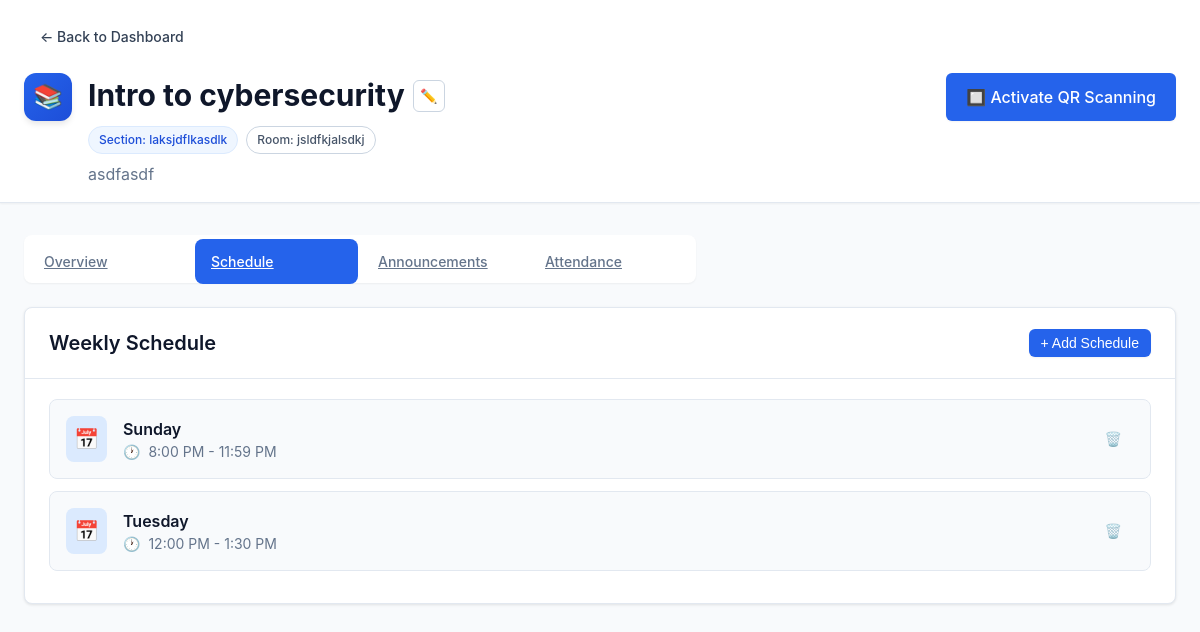
/professor/class/8/?tab=schedule (signed in), run on the app's committed database.
### professor/models.py (models this page shows, shortened)
class Class(models.Model):
    professor = models.ForeignKey(User, on_delete=models.CASCADE, related_name='classes')
    subject = models.CharField(max_length=200)
    section = models.CharField(max_length=50, blank=True, null=True)
    room = models.CharField(max_length=100, blank=True, null=True)
    description = models.TextField(blank=True, null=True, max_length=500)
    class_code = models.CharField(max_length=6, unique=True, blank=True, null=True, editable=False)
    created_at = models.DateTimeField(auto_now_add=True)
    updated_at = models.DateTimeField(auto_now=True)
    class Meta:
        verbose_name_plural = "Classes"
        ordering = ['-created_at']
    def get_total_students(self):
        return self.enrolled_students.count()
    def get_total_sessions(self):
        return AttendanceRecord.objects.filter(class_obj=self).count()

class Schedule(models.Model):
    DAY_CHOICES = [
        ('Monday', 'Monday'),
        ('Tuesday', 'Tuesday'),
        ('Wednesday', 'Wednesday'),
        ('Thursday', 'Thursday'),
        ('Friday', 'Friday'),
        ('Saturday', 'Saturday'),
        ('Sunday', 'Sunday'),
    ]
    class_obj = models.ForeignKey(Class, on_delete=models.CASCADE, related_name='schedules')
    day = models.CharField(max_length=10, choices=DAY_CHOICES)
    start_time = models.TimeField()
    end_time = models.TimeField()
    class Meta:
        ordering = ['day', 'start_time']
        unique_together = ['class_obj', 'day', 'start_time', 'end_time']

### professor/views.py (the view)
# urls.py: path('class/<int:class_id>/', views.class_detail, name='class_detail'),
@login_required
def class_detail(request, class_id):
    class_obj = get_object_or_404(Class, id=class_id, professor=request.user)
    active_tab = request.GET.get('tab', 'overview')
    schedules = class_obj.schedules.all()
    announcements = class_obj.announcements.all()
    attendance_records = class_obj.attendance_records.all()
    total_students = class_obj.get_total_students()
    total_sessions = class_obj.get_total_sessions()
    attendance_rate = 0
    if total_students > 0 and total_sessions > 0:
        total_possible = total_students * total_sessions
        total_present = AttendanceEntry.objects.filter(
            attendance_record__class_obj=class_obj
        ).count()
        attendance_rate = round((total_present / total_possible) * 100) if total_possible > 0 else 0
    context = {
        'class_obj': class_obj,
        'schedules': schedules,
        'announcements': announcements,
        'attendance_records': attendance_records,
        'active_tab': active_tab,
        'total_students': total_students,
        'total_sessions': total_sessions,
        'attendance_rate': attendance_rate,
    }
    return render(request, 'professor/class_detail.html', context)

### professor/templatetags/professor_extras.py (called while the page is built)
@register.filter
def format_time(value):
    if isinstance(value, time):
        hour = value.hour
        minute = value.minute
        am_pm = "AM" if hour < 12 else "PM"
        display_hour = hour if hour <= 12 else hour - 12
        if display_hour == 0:
            display_hour = 12
        return f"{display_hour}:{minute:02d} {am_pm}"
    return value

### professor/templates/professor/class_detail.html (shortened to what this page needs)
{% extends "professor/base.html" %}
{% load static %}
{% block content %}
<div class="min-h-screen bg-slate-50">
    <div class="nav-bar">
        <div class="container" style="padding-top: 16px; padding-bottom: 16px;">
            <a href="{% url 'professor:dashboard' %}" class="btn btn-ghost" style="margin-bottom: 16px;">
                ← Back to Dashboard
            </a>
            <div style="display: flex; align-items: flex-start; justify-content: space-between; flex-wrap: wrap; gap: 16px;">
                <div style="display: flex; align-items: flex-start; gap: 16px;">
                    <div class="nav-icon">📚</div>
                    <div>
                        <div style="display: flex; align-items: center; gap: 8px; margin-bottom: 8px;">
                            <h1 style="font-size: 30px; margin: 0;">{{ class_obj.subject }}</h1>
                                     <a href="{% url 'professor:edit_class' class_obj.id %}"
                                         class="btn btn-sm btn-icon-square"
                                         style="display: inline-flex; align-items: center; justify-content: center;">
                                ✏️
                            </a>
                        </div>
                        <div style="display: flex; gap: 8px; flex-wrap: wrap; margin-bottom: 8px;">
                            {% if class_obj.section %}
                            <span class="badge badge-secondary">Section: {{ class_obj.section }}</span>
                            {% endif %}
                            {% if class_obj.room %}
                            <span class="badge badge-outline">Room: {{ class_obj.room }}</span>
                            {% endif %}
                        </div>
                        {% if class_obj.description %}
                        <p style="color: #64748b; max-width: 600px;">{{ class_obj.description }}</p>
                        {% endif %}
                    </div>
                </div>
                <div style="display: flex; flex-direction: column; align-items: flex-end; gap: 8px;">
                    <a href="{% url 'professor:activate_qr' class_obj.id %}" class="btn btn-primary btn-lg">
                        🔲 Activate QR Scanning
                    </a>
                </div>
            </div>
        </div>
    </div>
    <div class="container" style="padding-top: 32px; padding-bottom: 32px;">
        <div style="width: 100%;">
            <div class="tabs-list">
                <a href="{% url 'professor:class_detail' class_obj.id %}?tab=overview"
                   class="tab-trigger {% if active_tab == 'overview' %}active{% endif %}">
                    Overview
                </a>
                <a href="{% url 'professor:class_detail' class_obj.id %}?tab=schedule"
                   class="tab-trigger {% if active_tab == 'schedule' %}active{% endif %}">
                    Schedule
                </a>
                <a href="{% url 'professor:class_detail' class_obj.id %}?tab=announcements"
                   class="tab-trigger {% if active_tab == 'announcements' %}active{% endif %}">
                    Announcements
                </a>
                <a href="{% url 'professor:class_detail' class_obj.id %}?tab=attendance"
                   class="tab-trigger {% if active_tab == 'attendance' %}active{% endif %}">
                    Attendance
                </a>
            </div>
            <div class="tab-content">
                {% if active_tab == 'overview' %}
                    {% include 'professor/tabs/overview.html' %}
                {% elif active_tab == 'schedule' %}
                    {% include 'professor/tabs/schedule.html' %}
                {% elif active_tab == 'announcements' %}
                    {% include 'professor/tabs/announcements.html' %}
                {% elif active_tab == 'attendance' %}
                    {% include 'professor/tabs/attendance.html' %}
                {% else %}
                    {% include 'professor/tabs/overview.html' %}
                {% endif %}
            </div>
        </div>
    </div>
</div>
{% endblock %}

### professor/templates/professor/tabs/schedule.html (shortened to what this page needs)
{% load professor_extras %}
<div>
    <div class="card">
        <div class="card-header">
            <div style="display: flex; align-items: center; justify-content: space-between;">
                <h3>Weekly Schedule</h3>
                <button type="button" onclick="openScheduleModal()"
                    class="btn btn-primary btn-sm" id="add-schedule-btn">
                    + Add Schedule
                </button>
            </div>
        </div>
        <div class="card-content">
            {% if schedules %}
                <div>
                    {% for schedule in schedules %}
                    <div class="schedule-item">
                        <div class="schedule-item-content">
                            <div class="schedule-icon-container">
                                <span style="color: #1e40af; font-size: 20px;">📅</span>
                            </div>
                            <div class="schedule-details">
                                <p class="schedule-day">{{ schedule.day }}</p>
                                <div class="schedule-time">
                                    <span>🕐</span>
                                    <span>{{ schedule.start_time|format_time }} - {{ schedule.end_time|format_time }}</span>
                                </div>
                            </div>
                        </div>
                        <form method="post" action="{% url 'professor:delete_schedule' class_obj.id schedule.id %}" style="display: inline;">
                            <button type="submit" class="btn btn-ghost btn-sm" style="opacity: 0.7;"
                                    onclick="return confirm('Are you sure you want to delete this schedule?');">
                                🗑️
                            </button>
                        </form>
                    </div>
                    {% endfor %}
                </div>
            {% endif %}
        </div>
    </div>
</div>

### professor/static/professor/css/dashboard.css (style rules this page uses)
* { margin: 0; padding: 0; box-sizing: border-box; }
body { font-family: -apple-system, BlinkMacSystemFont, "Segoe UI", Roboto, "Helvetica Neue", Arial, sans-serif; font-size: 16px; line-height: 1.5; color: #0f172a; background-color: #f8fafc; }
.container { max-width: 1280px; margin: 0 auto; padding: 0 24px; }
h1 { font-size: 30px; font-weight: 700; color: #0f172a; }
h3 { font-size: 20px; font-weight: 600; color: #0f172a; }
.btn { display: inline-flex; align-items: center; justify-content: center; padding: 10px 16px; font-size: 14px; font-weight: 500; border-radius: 6px; border: none; cursor: pointer; transition: all 0.2s; text-decoration: none; }
.btn-primary { background-color: #2563eb; color: white; box-shadow: 0 1px 2px 0 rgb(0 0 0 / 0.05); }
.btn-lg { padding: 12px 20px; font-size: 16px; }
.btn-sm { padding: 6px 12px; font-size: 14px; }
.btn-ghost { background-color: transparent; color: #334155; }
.btn-icon-square { width: 32px; height: 32px; padding: 0; border-radius: 6px; border: 1px solid #cbd5e1; background-color: transparent; color: #16a34a; }
.card { background-color: white; border: 1px solid #e2e8f0; border-radius: 8px; box-shadow: 0 1px 3px 0 rgb(0 0 0 / 0.1); overflow: hidden; }
.card-header { padding: 20px 24px; border-bottom: 1px solid #e2e8f0; }
.card-content { padding: 20px 24px; }
.badge { display: inline-flex; align-items: center; padding: 4px 10px; font-size: 12px; font-weight: 500; border-radius: 9999px; white-space: nowrap; }
.badge-secondary { background-color: #eff6ff; color: #1d4ed8; border: 1px solid #dbeafe; }
.badge-outline { background-color: transparent; border: 1px solid #cbd5e1; color: #475569; }
.nav-bar { background-color: white; border-bottom: 1px solid #e2e8f0; box-shadow: 0 1px 2px 0 rgb(0 0 0 / 0.05); position: sticky; top: 0; z-index: 10; }
.nav-icon { background: linear-gradient(135deg, #2563eb 0%, #1d4ed8 100%); color: white; padding: 10px; border-radius: 12px; box-shadow: 0 4px 6px -1px rgb(0 0 0 / 0.1); width: 48px; height: 48px; display: flex; align-items: center; justify-content: center; font-size: 24px; }
.tabs-list { display: grid; grid-template-columns: repeat(4, 1fr); background-color: white; box-shadow: 0 1px 2px 0 rgb(0 0 0 / 0.05); border-radius: 8px; max-width: 672px; height: 48px; gap: 4px; padding: 4px; }
.tab-trigger { padding: 12px 16px; font-size: 14px; font-weight: 500; color: #64748b; background-color: transparent; border: none; cursor: pointer; transition: all 0.2s; border-radius: 8px; }
.tab-trigger.active { background-color: #2563eb; color: white; }
.tab-content { margin-top: 24px; }
.schedule-item { display: flex; align-items: center; justify-content: space-between; padding: 16px; background-color: #f8fafc; border: 1px solid #e2e8f0; border-radius: 8px; margin-bottom: 12px; transition: background-color 0.2s; }
.schedule-item-content { display: flex; align-items: center; gap: 16px; }
.schedule-icon-container { background-color: #dbeafe; padding: 8px; border-radius: 8px; }
.schedule-details p { margin: 0; }
.schedule-day { font-weight: 600; color: #0f172a; margin-bottom: 4px; }
.schedule-time { font-size: 14px; color: #64748b; display: flex; align-items: center; gap: 8px; }

### data on the page
Class: subject "Intro to cybersecurity", section "laksjdflkasdlk", room "jsldfkjalsdkj", description "asdfasdf"
Schedule: day "Sunday", start_time "8:00 PM", end_time "11:59 PM"
Schedule: day "Tuesday", start_time "12:00 PM", end_time "1:30 PM"
